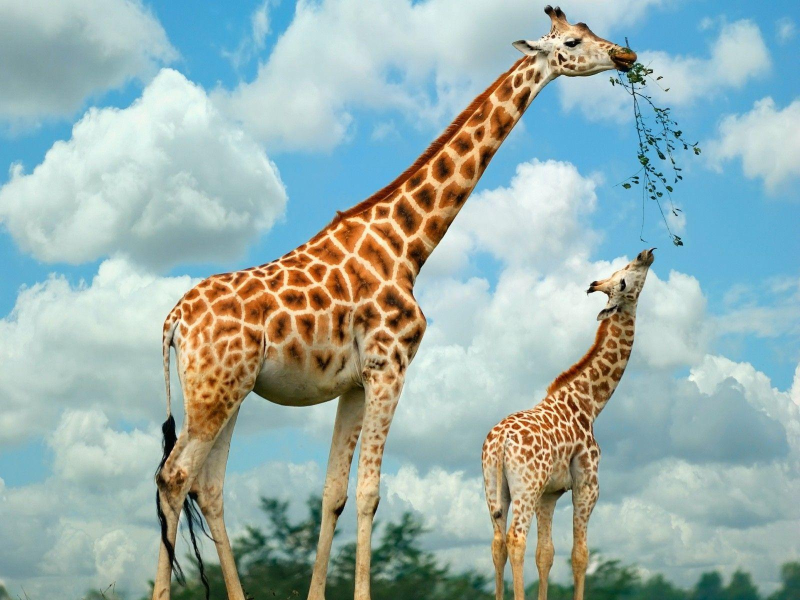
#> input picture photo/animal.jpg, 1600 x 1200 px (shown at 1/2 size)
$ python imgTranformation.py
#> lines starting #> are read from the running program, lines starting #| are printed output that depends on the picture
#pylint:disable=no-member

import cv2 as cv
import numpy as np

img = cv.imread('photo/animal.jpg')
#> img is the input picture: shape (1200, 1600, 3); mean B, G, R 172.7, 176.3, 154.1
cv.imshow('Giraffe', img)

# Translation
def translate(img, x, y):
#> called with x = -100, y = 100
    transMat = np.float32([[1,0,x],[0,1,y]])
    dimensions = (img.shape[1], img.shape[0])
#> dimensions = (1600, 1200)
    return cv.warpAffine(img, transMat, dimensions)
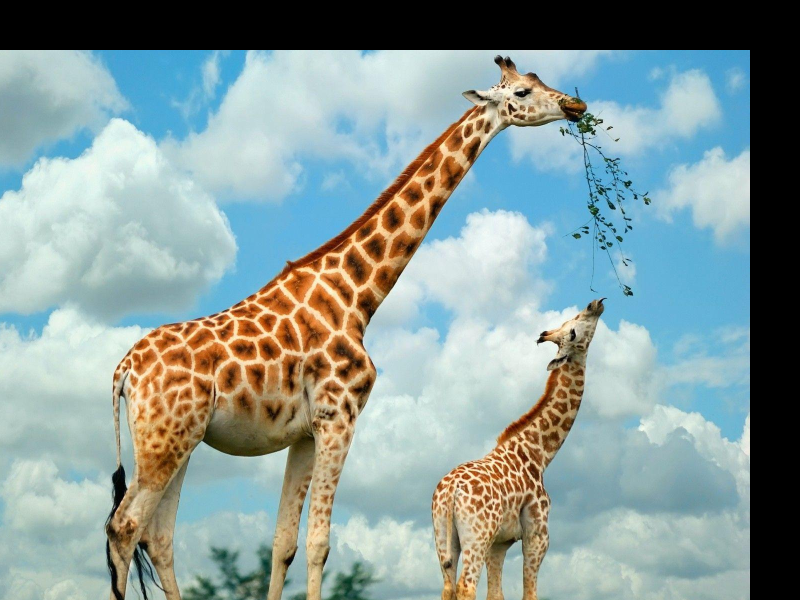
#> returned value: shape (1200, 1600, 3) (shown at 1/2 size); mean of channels 0, 1, 2 152.3, 154.5, 136.2; drawn as B, G, R

# -x --> Left
# -y --> Up
# x --> Right
# y --> Down

translated = translate(img, -100, 100)
cv.imshow('Translated', translated)

# Rotation
def rotate(img, angle, rotPoint=None):
#> called with angle = -45
    (height,width) = img.shape[:2]
#> height = 1200; width = 1600

    if rotPoint is None:
        rotPoint = (width//2,height//2)
#> rotPoint = (800, 600)

    rotMat = cv.getRotationMatrix2D(rotPoint, angle, 1.0)
    dimensions = (width,height)
#> dimensions = (1600, 1200)

    return cv.warpAffine(img, rotMat, dimensions)
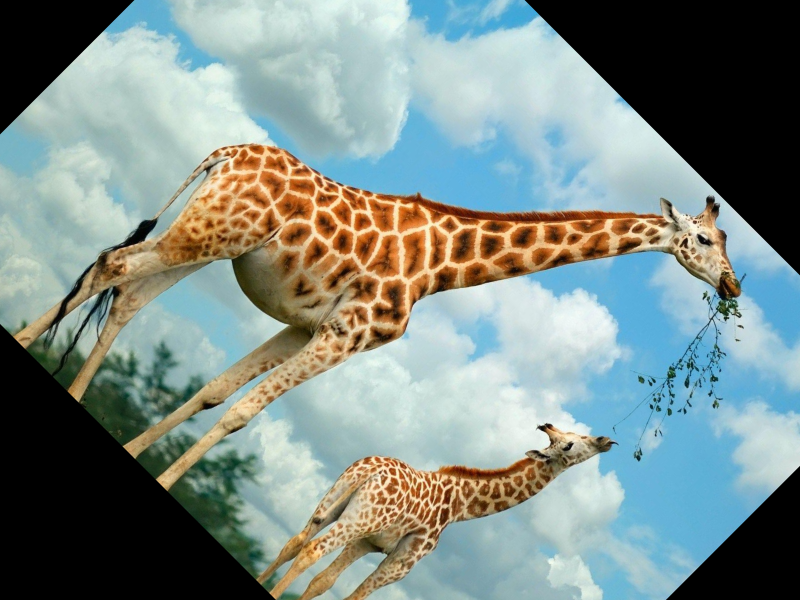
#> returned value: shape (1200, 1600, 3) (shown at 1/2 size); mean of channels 0, 1, 2 136.6, 141.2, 126.4; drawn as B, G, R

rotated = rotate(img, -45)
cv.imshow('Rotated', rotated)

rotated_rotated = rotate(img, -90)
#> call 2 of rotate, with angle = -90
#> in rotate (call 2), `return cv.warpAffine(img, rotMat, dimensions)`:
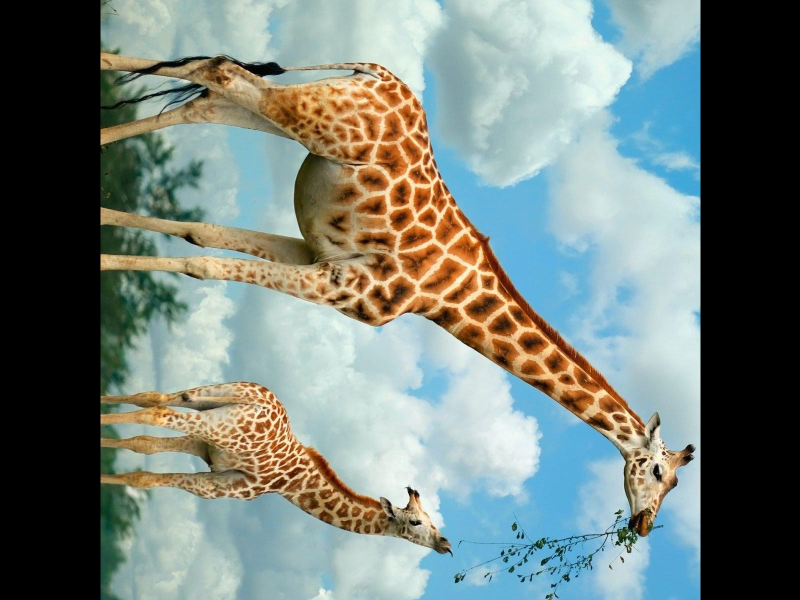
#> returned value: shape (1200, 1600, 3) (shown at 1/2 size); mean of channels 0, 1, 2 123.9, 129.5, 117.3; drawn as B, G, R
cv.imshow('Rotated Rotated', rotated_rotated)

# Resizing
resized = cv.resize(img, (500,500), interpolation=cv.INTER_CUBIC)
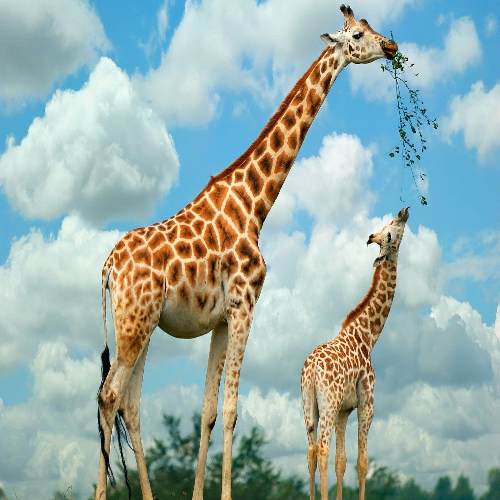
#> resized: shape (500, 500, 3); mean B, G, R 172.7, 176.3, 154.1
cv.imshow('Resized', resized)

# Flipping
flip = cv.flip(img, -1)
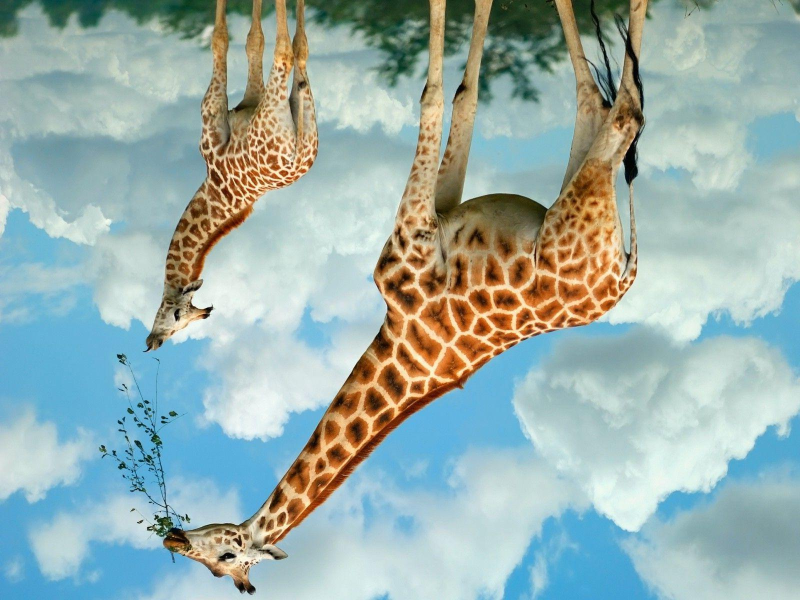
#> flip: shape (1200, 1600, 3) (shown at 1/2 size); mean B, G, R 172.7, 176.3, 154.1
cv.imshow('Flip', flip)

# Cropping
cropped = img[200:400, 300:400]
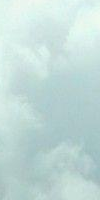
#> cropped: shape (200, 100, 3); mean B, G, R 215.6, 218.3, 194.1
cv.imshow('Cropped', cropped)


cv.waitKey(0)

$ run again, with photo/birdeyetest.jpg copied over photo/animal.jpg
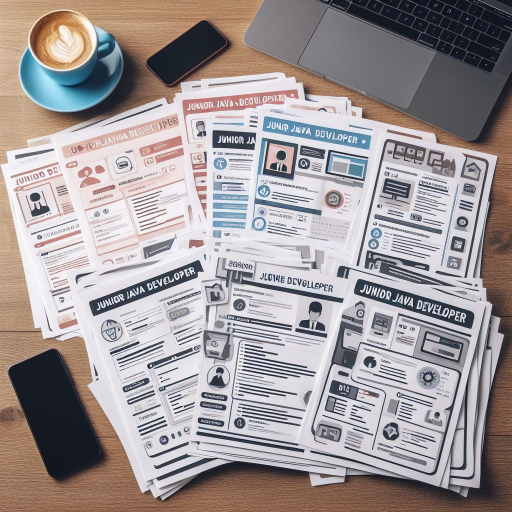
#> input picture photo/birdeyetest.jpg, 1024 x 1024 px (shown at 1/2 size)
#> img is the input picture: shape (1024, 1024, 3); mean B, G, R 152.4, 151.8, 159.8
#> `flip = cv.flip(img, -1)`:
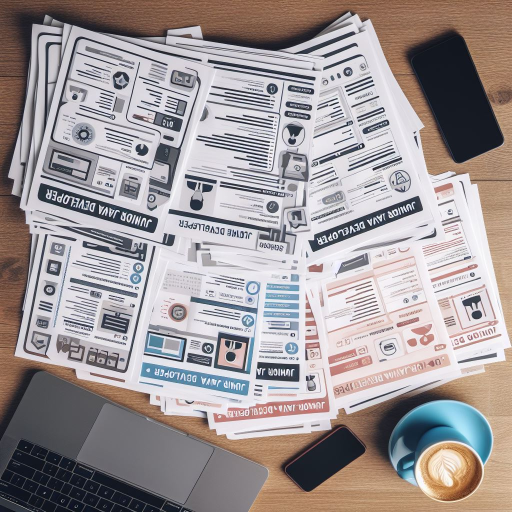
#> flip: shape (1024, 1024, 3) (shown at 1/2 size); mean B, G, R 152.4, 151.8, 159.8
#> `cropped = img[200:400, 300:400]`:
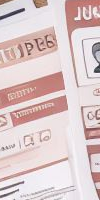
#> cropped: shape (200, 100, 3); mean B, G, R 201.5, 200.9, 220.7

$ run again, with photo/catonunicorn.jpg copied over photo/animal.jpg
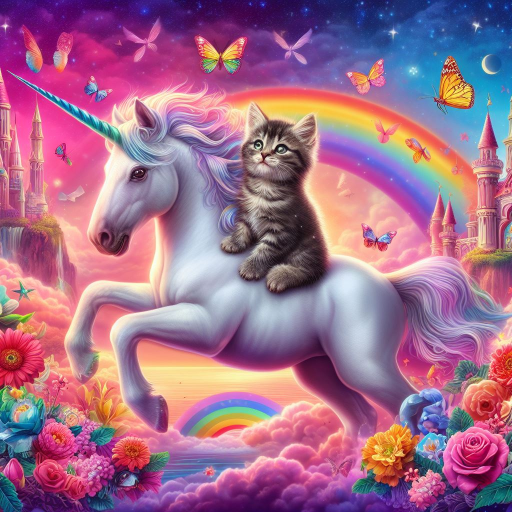
#> input picture photo/catonunicorn.jpg, 1024 x 1024 px (shown at 1/2 size)
#> img is the input picture: shape (1024, 1024, 3); mean B, G, R 140.3, 110.1, 161.9
#> `flip = cv.flip(img, -1)`:
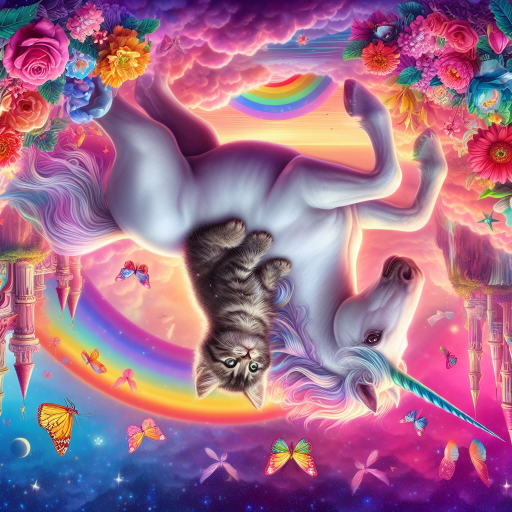
#> flip: shape (1024, 1024, 3) (shown at 1/2 size); mean B, G, R 140.3, 110.1, 161.9
#> `cropped = img[200:400, 300:400]`:
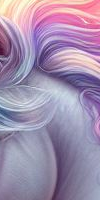
#> cropped: shape (200, 100, 3); mean B, G, R 173.3, 143.2, 161.9

$ run again, with photo/myPhoto.jpg copied over photo/animal.jpg
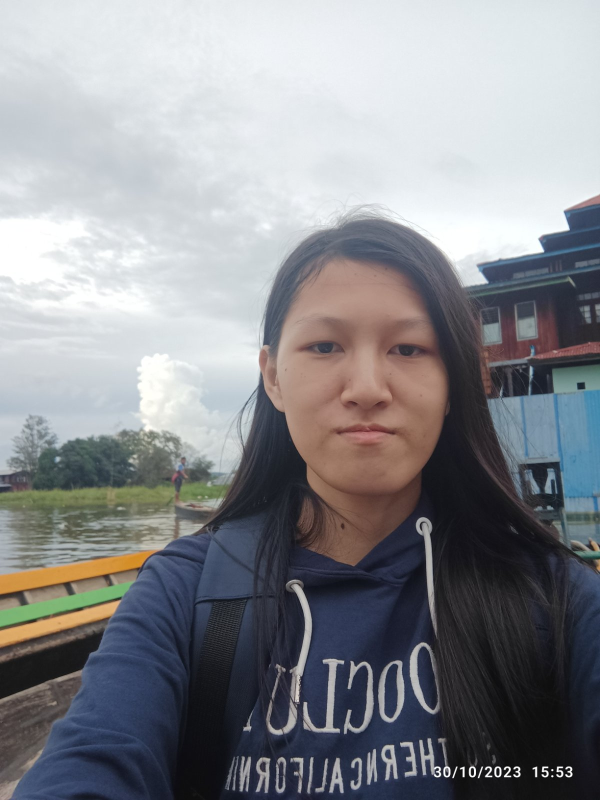
#> input picture photo/myPhoto.jpg, 1200 x 1600 px (shown at 1/2 size)
#> img is the input picture: shape (1600, 1200, 3); mean B, G, R 142.5, 138.1, 136.7
#> `flip = cv.flip(img, -1)`:
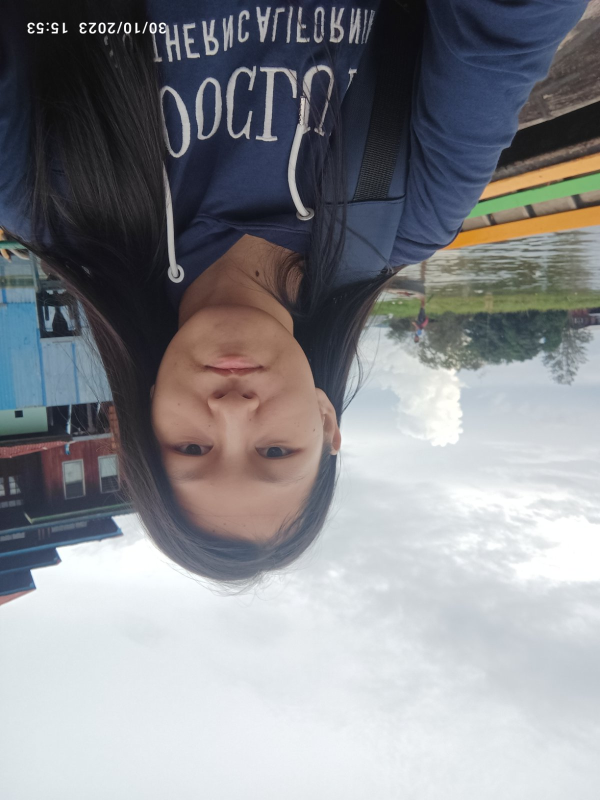
#> flip: shape (1600, 1200, 3) (shown at 1/2 size); mean B, G, R 142.5, 138.1, 136.7
#> `cropped = img[200:400, 300:400]`:
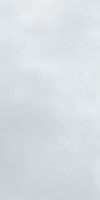
#> cropped: shape (200, 100, 3); mean B, G, R 226, 221.9, 216.9
